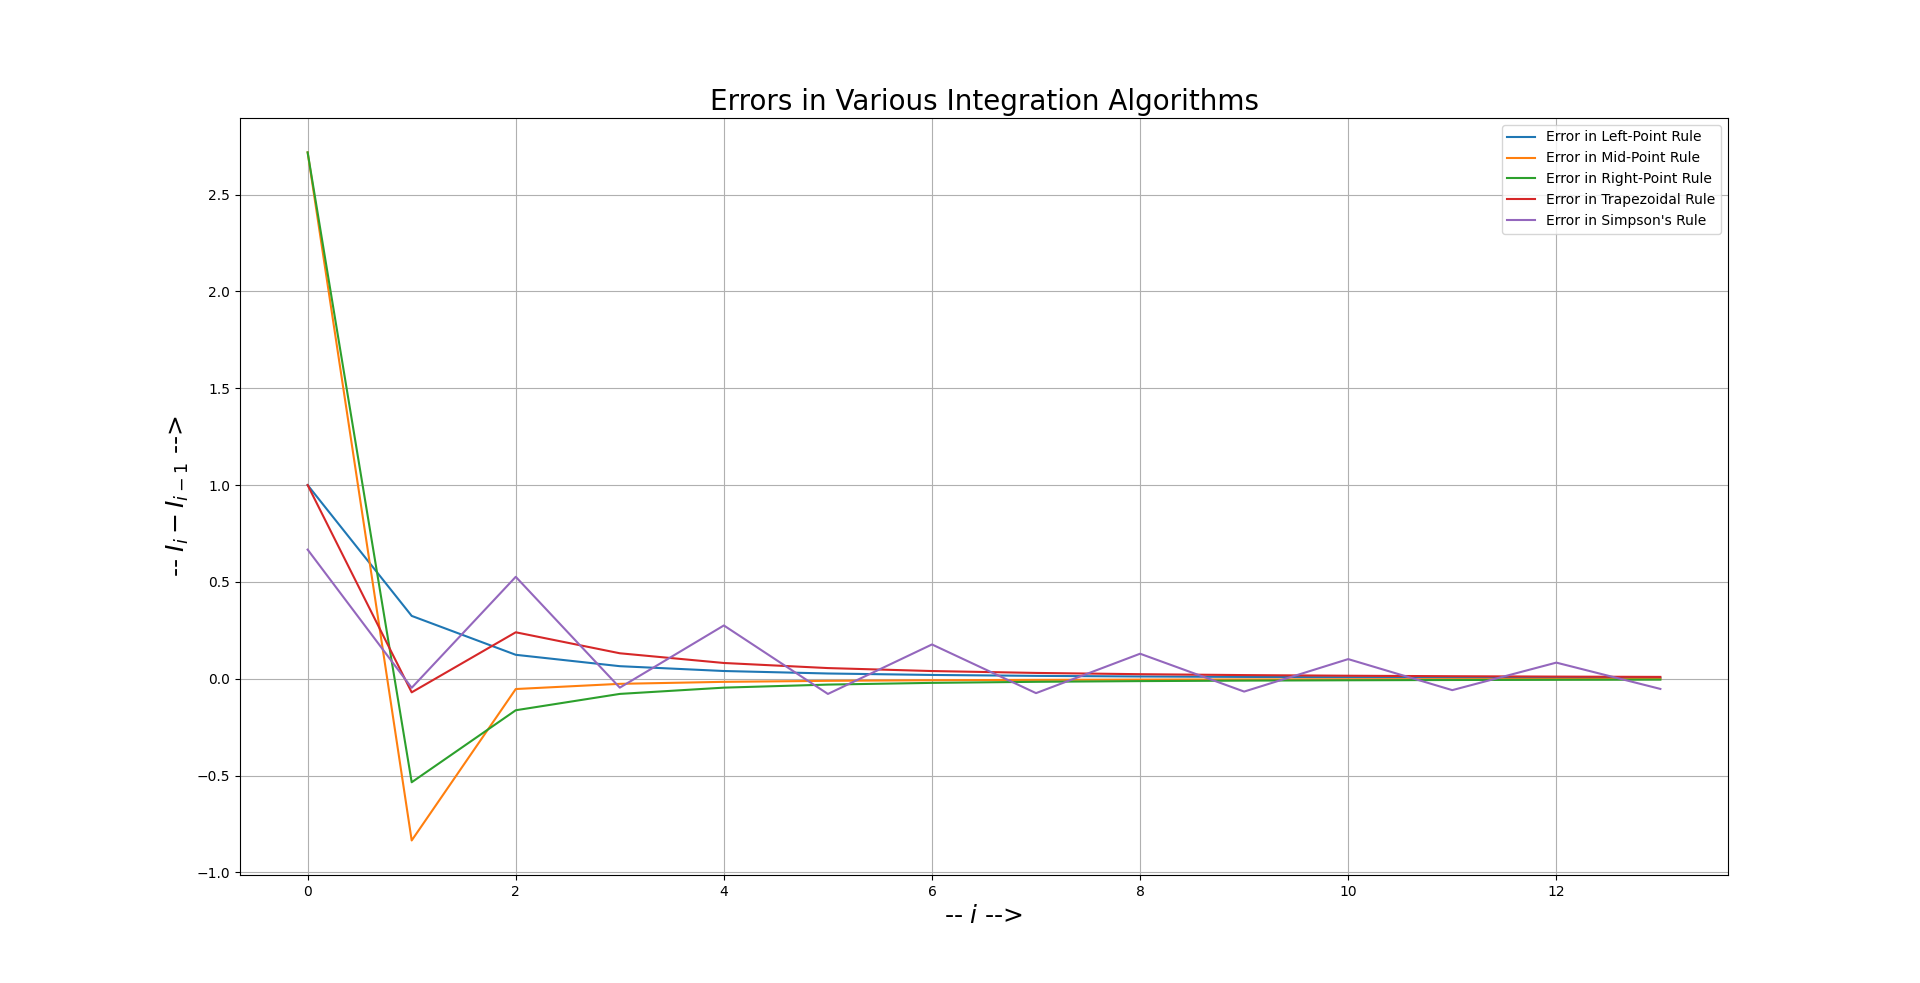

Source code (Python):
# Problem 2 (c). : Plotting I_i-I_{i-1} for left-point, mid-point, right-point, trapezoidal and Simpson's rules.

import numpy as np
import matplotlib.pyplot as plt

def f(x) :
    return np.exp(x)

def left_point(N) :
    dx,I=1/N,0.0
    x=np.linspace(0,1-dx,N)
    for i in range(N) :
        I+=dx*f(x[i])
    return I

def right_point(N) :
    dx,I=1/N,0.0
    x=np.linspace(dx,1,N)
    for i in range(N) : I+=dx*f(x[i])
    return I

def mid_point(N) :
    dx,I=1/N,0.0
    x=np.linspace(dx,1-dx/2,N)
    for i in range(N) :
        I+=dx*f(x[i])
    return I

def trapezoidal(N) :
    dx,I=1/N,0.0
    x=np.linspace(0,1,N)
    for i in range(1,N-1) : I+=f(x[i])
    I=dx*(I+f(x[0])/2+f(x[-1])/2)
    return I

def simpson(N) :
    dx,I=1/N,0.0
    x=np.linspace(0,1,N)
    for i in range(1,N-1) :
        if i%2==0 : I+=2*f(x[i])
        else : I+=4*f(x[i])
    I=(dx/3)*(I+f(x[0])+f(x[-1]))
    return I

def main() :
    left_errors,right_errors,mid_errors,trap_errors,simp_errors,lprev,rprev,mprev,tprev,sprev=[],[],[],[],[],0,0,0,0,0

    for i in range(1,15) :
        left_I=left_point(i)
        right_I=right_point(i)
        mid_I=mid_point(i)
        trap_I=trapezoidal(i)
        simp_I=simpson(i)
    
        left_errors.append(left_I-lprev)
        right_errors.append(right_I-rprev)
        mid_errors.append(mid_I-mprev)
        trap_errors.append(trap_I-tprev)
        simp_errors.append(simp_I-sprev)
        
        lprev=left_I
        rprev=right_I
        mprev=mid_I
        tprev=trap_I
        sprev=simp_I
    
    plt.plot(left_errors,label='Error in Left-Point Rule')
    plt.plot(mid_errors,label='Error in Mid-Point Rule')
    plt.plot(right_errors,label='Error in Right-Point Rule')
    plt.plot(trap_errors,label='Error in Trapezoidal Rule')
    plt.plot(simp_errors,label='Error in Simpson\'s Rule')
    plt.legend(loc='upper right')
    plt.xlabel('-- $i$ -->',fontsize=18)
    plt.ylabel('-- $I_i-I_{i-1}$ -->',fontsize=18)
    plt.title('Errors in Various Integration Algorithms',fontsize=20)
    plt.grid()
    plt.show()

if __name__=="__main__" :
    main()
